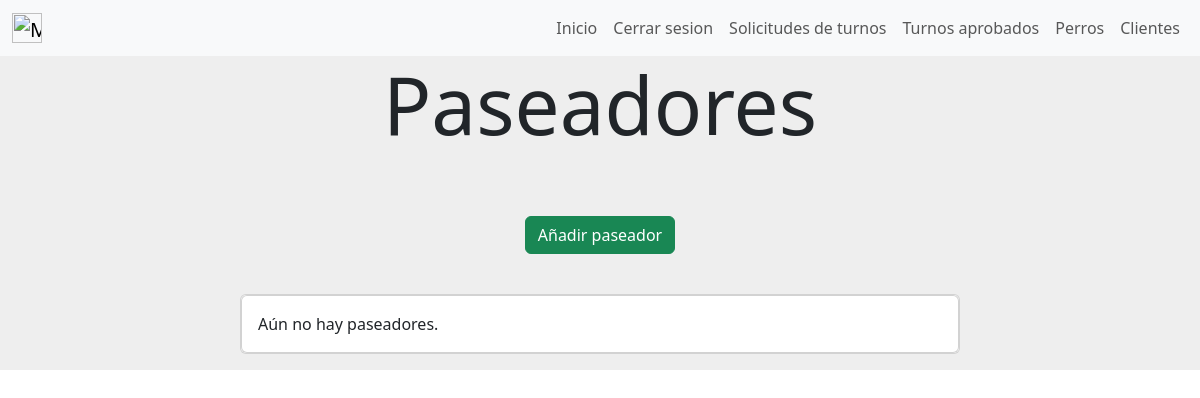
/paseadores (signed in), run on an earlier commit of the app's database.
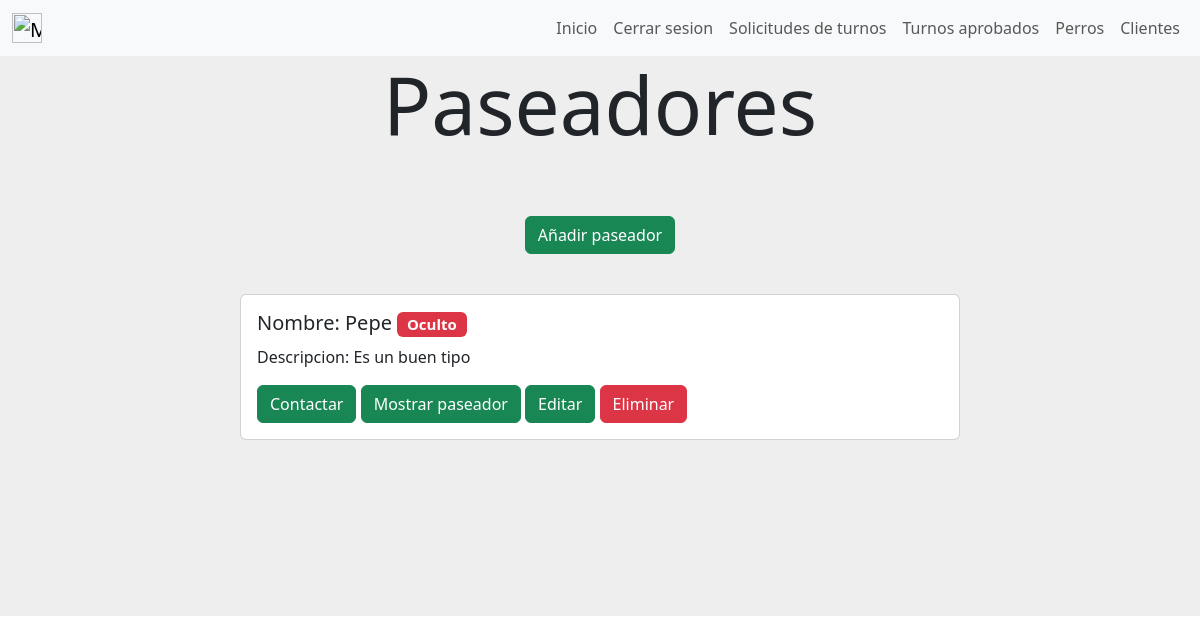
And on a later commit of the database.
### gestion_de_servicios_prestados/models.py (models this page shows, shortened)
class Paseador(models.Model):
    nombre = models.CharField(max_length=30)
    descripcion = models.CharField(max_length=300)
    email = models.EmailField(max_length=50,unique=True)
    visible = models.BooleanField(default=True)
    created=models.DateTimeField(auto_now_add=True)
    updated=models.DateTimeField(auto_now_add=True)
    class Meta:
        verbose_name='paseador'
        verbose_name_plural='paseadores'

### gestion_de_servicios_prestados/views.py (the view)
# urls.py: path('paseadores',views.paseadores, name= "paseadores"),
def paseadores (request) :
    if request.user.is_superuser:
        paseadores=Paseador.objects.all()
    else:
        paseadores=Paseador.objects.filter(visible = True)
    return render(request,"gestion_de_servicios_prestados/paseadores.html",{"paseadores":paseadores})

### gestion_de_servicios_prestados/templates/gestion_de_servicios_prestados/paseadores.html (shortened to what this page needs)
{% extends "gestion_de_usuarios/base.html" %}
{% block content %}
<div style="background-color:#eee;height: 20%;text-align: center;">
    <h1 class="display-1">Paseadores</h1>
</div>
{% if user.is_superuser %}
    <div style="background-color: #eee;background-position: center;background-size: cover; align-items: center;justify-content: center;display: flex;">
        <a class="btn btn-success" href="{% url 'cargar_paseador' %}" style="color:white;">Añadir paseador</a>
    </div>
    <div style="background-color:#eee;height: 5%;text-align: center;">
    </div>
{% endif %}
{% if paseadores.count == 0 %}
    <div style="background-color: #eee;background-position: center;background-size: cover; align-items: center;justify-content: center;display: flex;">
        <div class="card mb-3 element-home-color" style="width: 60%;">
            <div class="row g-0">
                <div class="card">
                    <div class="card-body">
                        Aún no hay paseadores.
                    </div>
                </div>
            </div>
        </div>
    </div>
{% else %}
        {% for paseador in paseadores %}
        <div style="background-color: #eee;background-position: center;background-size: cover; align-items: center;justify-content: center;display: flex;">
            <div class="card mb-3 element-home-color" style="width: 60%;">
                <div class="row g-0">
                <div class="col-md-8">
                    <div class="card-body">
                    <h5 class="card-title">Nombre: {{paseador.nombre}}
                        {% if not paseador.visible %}
                        <span class="badge bg-danger">Oculto</span>
                        {% endif %}
                    </h5>
                    <p class="card-text">Descripcion: {{paseador.descripcion}}</p>
                    {% if paseador.email != user.email %}
                    <a  class=" btn btn-success" href="{% url 'contacto' paseador.id%}">Contactar</a>
                    {% endif %}
                    {% if user.is_superuser %}
                    {% if paseador.visible %}
                    <a class=" btn btn-success" href="{% url 'ocultar_paseador' paseador.id %}">Ocultar paseador</a>
                    {% else %}
                    <a class=" btn btn-success" href="{% url 'mostrar_paseador' paseador.id %}">Mostrar paseador</a>
                    {% endif %}
                    {% endif %}
                    {% if user.is_superuser %}
                        <a class="btn btn-success" href="{% url 'editar_paseador' paseador.id %}" style="color:white;">Editar</a>
                        <a href ="#" class="btn btn-danger" onclick="delete_paseador({{paseador.id}})" style="color:white;">Eliminar</a>
                    {% endif %}
                    </div>
                </div>
                </div>
            </div>
        </div>
        {% endfor %}
<div style="background-color:#eee;height: 20%;">
</div>
{% endif %}
{% endblock %}

### gestion_de_usuarios/templates/gestion_de_usuarios/base.html (shortened to what this page needs)
<nav class="navbar navbar-expand-lg navbar-light bg-light">
    <div class="container-fluid">
        <a class="navbar-brand mt-2 mt-lg-0" href="{% url 'home' %}">
          <img
            src="https://media.discordapp.net/attachments/1084960115909722185/1098246667553218660/image.png?width=970&height=609"
            height="30"
            alt="MDB Logo"
            loading="lazy"
          />
        </a>
        <div>
        <ul class=" navbar-nav me-auto mb-2 mb-lg-0 ">
          <li class="nav-item">
            <a class="nav-link"  href="{% url 'home' %}">Inicio</a>
          </li>
          {% if user.is_authenticated %}
            <li class="nav-item">
              <a class="nav-link"  href="{% url 'cerrar_sesion' %}">Cerrar sesion</a>
            </li>
          {% endif %}
          {% if user.is_superuser %}
          <li class="nav-item">
          <a type = "button" href="{% url 'turnos_pendientes' %}" class="btn position-relative nav-link" >
            Solicitudes de turnos
          </a>
          </li>
          <li class="nav-item">
            <a class="nav-link"  href="{% url 'turnos_aprobados' %}">Turnos aprobados</a>
          </li>
          <li class="nav-item">
            <a class="nav-link"  href="{% url 'perros' %}">Perros</a>
          </li>
          <li class="nav-item">
            <a class="nav-link"  href="{% url 'clientes' %}">Clientes</a>
          </li>
          {% endif %}
        </ul>
      </div>
    </div>
</nav>
    {% block content %}
    {% endblock %}
    <link href="https://cdn.jsdelivr.net/npm/bootstrap@5.3.0-alpha2/dist/css/bootstrap.min.css" rel="stylesheet">

What changed in the data, as far as the page shows it:
added Paseador: nombre "Pepe", visible "Oculto", descripcion "Es un buen tipo", email "Contactar"
Also different on the page:
text no longer shown: "Aún no hay paseadores."
